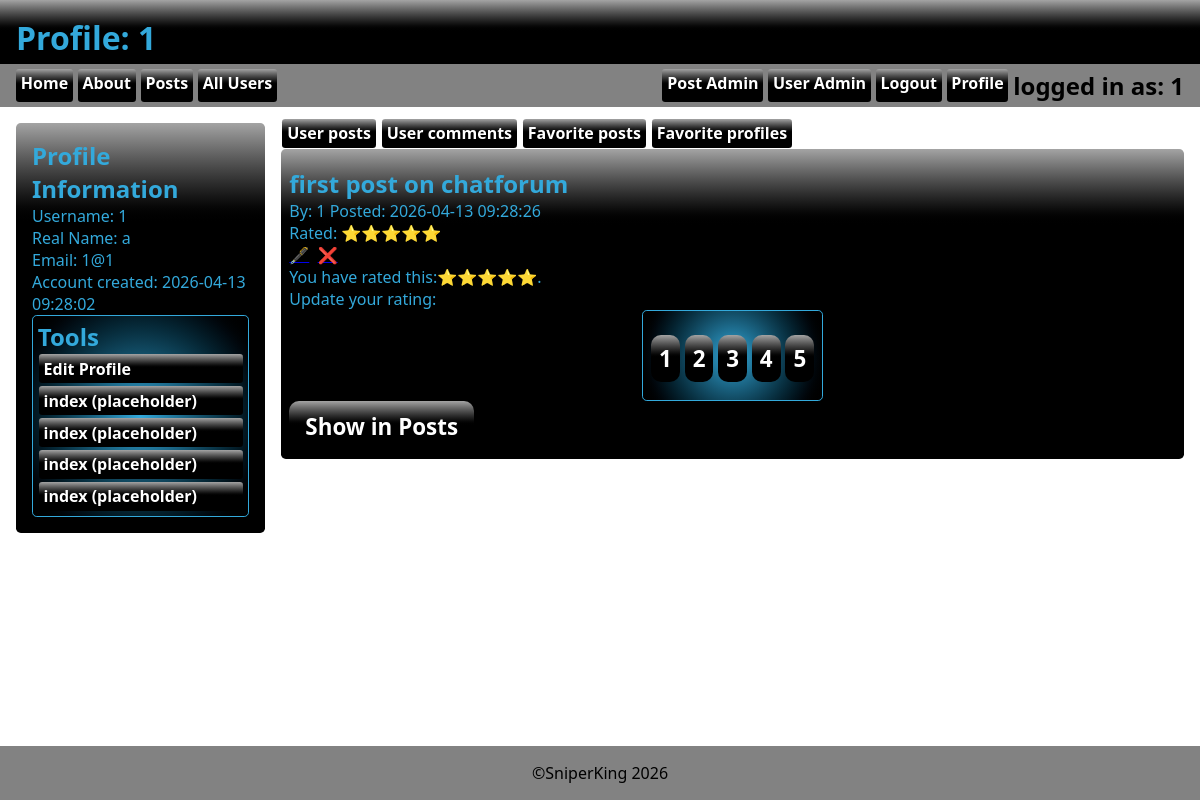
Page /profile.php?changetofavpost&profid=1 (signed in) on the committed database.
### tables this page shows
CREATE TABLE `tbl_user` (
  `id` int(11) NOT NULL,
  `created` timestamp NOT NULL DEFAULT current_timestamp(),
  `lastlogin` timestamp NOT NULL DEFAULT current_timestamp(),
  `mail` varchar(255) NOT NULL,
  `password` varchar(255) NOT NULL,
  `realname` varchar(255) NOT NULL,
  `userlevel` int(11) NOT NULL DEFAULT 10,
  `username` varchar(255) NOT NULL,
  `profileimageid` int(11) DEFAULT NULL
);

CREATE TABLE `tbl_posts` (
  `id` int(11) NOT NULL,
  `created` timestamp NOT NULL DEFAULT current_timestamp(),
  `parentid` int(11) NOT NULL,
  `parenttype` varchar(255) NOT NULL,
  `rating` int(11) NOT NULL,
  `text` text NOT NULL,
  `topic` varchar(255) NOT NULL,
  `userid` int(11) NOT NULL,
  `postimageid` int(11) DEFAULT NULL
);

### asset.php (called while the page is built, shortened)
<?php
$db_host="localhost";
$db_user="root";
$db_pass="";
$db_name="chatforum";
$conn=mysqli_connect($db_host, $db_user, $db_pass, $db_name);
function hasrated($revid){
    global $conn;
    $userid=$_SESSION['id'];
    $sql="SELECT * FROM tbl_reviews WHERE userid=$userid AND revid=$revid";
    $result=mysqli_query($conn, $sql);
    if(mysqli_num_rows($result)>0){
        return true;
    }else{
        return false;
    }
}
function isLevel($level){
    if(isset($_SESSION['level'])){
        if(intval($_SESSION['level'])>=$level){
            return true;
        }else{
            return false;
        }
    }else{
        return false;
    }
}
function showpersonalscore($revid){
    global $conn;
    $userid=$_SESSION['id'];
    $sql="SELECT score FROM tbl_reviews WHERE userid=$userid AND revid=$revid";
    $result=mysqli_query($conn, $sql);
    if(mysqli_num_rows($result)>0){
        $row=mysqli_fetch_assoc($result);
        $retStr="";
        for($vdo=0;$vdo<$row['score'];$vdo++){
            $retStr.="⭐";
        }
        return $retStr;
    }else{
        return "Not rated yet";
    }
}
function showRating($revid){
    global $conn;
    if (mysqli_num_rows(mysqli_query($conn, "SELECT * FROM tbl_reviews WHERE revid='$revid' LIMIT 1")) > 0) {
        $sql="SELECT AVG(score) as rating FROM tbl_reviews WHERE revid='$revid'";
        $result=mysqli_query($conn, $sql);
        $row=mysqli_fetch_assoc($result);
        $rating=$row['rating'];
        $sql="UPDATE tbl_posts SET rating=$rating WHERE id=$revid";
        $number=intval(round($row['rating']));
        $retStr="";
        for($vdo=0;$vdo<$number;$vdo++){
            $retStr.="⭐";
        }
        return $retStr;
    } else {
        return false;
    }
}
function getUsername(){
    global $conn;
    $userid=$_SESSION['id'];
    $sql="SELECT username FROM tbl_user WHERE id=$userid";
    $result=mysqli_query($conn, $sql);
    $row=mysqli_fetch_assoc($result);
    if(mysqli_num_rows($result)>0){
        return $row['username'];
    }else{
        return "Guest";
    }
}
function getUsername2($uid){
    global $conn;
    $sql="SELECT username FROM tbl_user WHERE id=$uid";
    $result=mysqli_query($conn, $sql);
    $row=mysqli_fetch_assoc($result);
    if(mysqli_num_rows($result)>0){
        return $row['username'];
    }else{
        return "Guest";
    }
}
function getRealname2($uid){
    global $conn;
    $userid=$uid;
    $sql="SELECT realname FROM tbl_user WHERE id=$userid";
    $result=mysqli_query($conn, $sql);
    $row=mysqli_fetch_assoc($result);
    if(mysqli_num_rows($result)>0){
        return $row['realname'];
    }else{
        return null;
    }
}
function getMail(){
    global $conn;
    $userid=$_SESSION['id'];
    $sql="SELECT mail FROM tbl_user WHERE id=$userid";
    $result=mysqli_query($conn, $sql);
    $row=mysqli_fetch_assoc($result);
    if(mysqli_num_rows($result)>0){
        return $row['mail'];
    }else{
        return null;
    }
}
function getCreated2($uid){
    global $conn;
    $userid=$uid;
    $sql="SELECT created FROM tbl_user WHERE id=$userid";
    $result=mysqli_query($conn, $sql);
    $row=mysqli_fetch_assoc($result);
    if(mysqli_num_rows($result)>0){
        return $row['created'];
    }else{
        return null;
    }
}
?>

### profile.php (the view, shortened to what this page needs)
<?php require_once("asset.php"); ?>
<?php
if(isset($_GET["profid"])) {
    $profid = $_GET["profid"];
} elseif(isset($_POST["profid"])) {
    $profid = $_POST["profid"];
} else {
    $profid = $_SESSION['id'];
}
?>
<html lang="en">
<head>
    <link rel="stylesheet" href="style.css">
</head>
<body>
    <header>
        <h1>Profile: <?=getUsername2($profid)?></h1>
    </header>
    <?php require_once("_nav.php"); ?>
    <main>
        <div class="profilecontainer">
            <div class="profilespot">
                <h2>Profile Information</h2>
                <p>Username: <?=getUsername2($profid)?></p>
                <p>Real Name: <?=getRealname2($profid) ? getRealname2($profid) : "Not provided" ?></p>
                <p>Email: <?=getMail($profid) ? getMail($profid) : "Not provided" ?></p>
                <p>Account created: <?=getCreated2($profid)?></p>
                <div class="profiletoolscontainer">
                    <?php if($profid == $_SESSION['id']){?>
                    <h2>Tools</h2>
                    <?php } ?>
                    <div class="profiletools">
                        <?php if($profid == $_SESSION['id']){?>
                        <a href="useradmin.php?edit=<?=$profid?>&from=profile">Edit Profile</a>
                        <a href="index.php">index (placeholder)</a>
                        <a href="index.php">index (placeholder)</a>
                        <a href="index.php">index (placeholder)</a>
                        <a href="index.php">index (placeholder)</a>
                        <?php } ?>
                    </div>
                </div>
            </div>
            <div class="uposts">
                <div class="toptabs">
                    <a href="profile.php?profid=<?=$profid?>" class="toptab">User posts</a>
                    <a href="profile.php?changetocom&profid=<?=$profid?>" class="toptab">User comments</a>
                    <?php if($_SESSION['id'] == $profid){ ?>
                       <a href="profile.php?changetofavpost&profid=<?=$profid?>" class="toptab">Favorite posts</a>
                       <a href="profile.php?changetofavprof&profid=<?=$profid?>" class="toptab">Favorite profiles</a>
                    <?php }; ?>
                </div>
                <div class="theposts">
                    <?php
                        if(isset($_GET["changetofavprof"])){
                            $sql="SELECT * FROM tbl_favorites WHERE userid='$profid' AND favtype='profile' ORDER BY favdate DESC";
                        } elseif(isset($_GET["changetocom"])) {
                            $sql="SELECT * FROM tbl_posts WHERE parentid !='0' AND userid='$profid' ORDER BY created DESC";
                        }elseif(isset($_GET["changetofavpost"])){
                             $sql="SELECT p.* FROM tbl_posts p INNER JOIN tbl_favorites f ON p.id = f.favid WHERE f.userid='$profid' AND f.favtype='post' ORDER BY f.favdate DESC";
                        }else{
                            $sql="SELECT * FROM tbl_posts WHERE parentid='0' AND userid='$profid' ORDER BY rating DESC";
                        };
                        $result=mysqli_query($conn, $sql);
                        while($row=mysqli_fetch_assoc($result)):
                        if(isset($_GET["changetofavprof"])){
                            $favid=$row['favid'];
                            $sql2="SELECT * FROM tbl_user WHERE id='$favid'";
                            $result2=mysqli_query($conn, $sql2);
                            $row2=mysqli_fetch_assoc($result2);
                            $thetext=getUsername2($row2['id']);
                        } elseif(isset($_GET["changetocom"])) {
                            $thetext=truncateText($row['text'],16);
                        } else {
                            $thetext=$row['topic'];
                        }?>
                        <details>
                            <summary>
                                <div>
                                    <h2 class="headtopic"><?=$thetext?></h2>
                                    <?php if(isset($_GET["changetofavprof"])){ ?>
                                        <p>Favorited on: <?=$row['favdate']?></p>
                                    <?php } else {?>
                                    <p>By: <?=getUsername2($row['userid'])?> Posted: <?=$row['created']?></p>
                                    <?php } ?>
                                </div>
                                     <?php if(!isset($_GET["changetofavprof"])){ ?>
                                    <?php if (showRating($row['id']) !== false) { ?>
                                        <div class="ratingdiv">Rated: <?=showRating($row['id'])?> </div>
                                    <?php }else { ?>
                                        <div class="ratingdiv">Not rated yet</div>
                                    <?php } ?>
                                    <?php if(islevel(10)) {
                                        if($_SESSION['id'] == $row['userid']) {
                                        echo "<div><a href='postadmin.php?edit=" . $row['id'] . "&thelink=" . urlencode("profile.php") . "'>🖋️</a>&nbsp;&nbsp;<a href='postadmin.php?del=" . $row['id'] . "&thelink=" . urlencode("profile.php") . "'>❌</a></div>";
                                        };?>
                                        <div id="ratearea">
                                            <?php if(!hasrated($row['id'])){
                                                echo "<p>Rate this:</p>";
                                            }else{
                                                echo "<p>You have rated this:" . showpersonalscore($row['id']) . ".<br> Update your rating:</p>";
                                            } ?>
                                                <?php if (isset($iscomment)) { ?>
                                                <form class="rate-form" action="profile.php?changetocom&profid=<?=$profid?>" method="POST">
                                                <?php }else{  ?>
                                                <form class="rate-form" action="profile.php?profid=<?=$profid?>" method="POST">
                                                <?php } ?>
                                                <button  name="userrating" value="1" class="rate">1</button>
                                                <button  name="userrating" value="2" class="rate">2</button>
                                                <button  name="userrating" value="3" class="rate">3</button>
                                                <button  name="userrating" value="4" class="rate">4</button>
                                                <button  name="userrating" value="5" class="rate">5</button>
                                            </form>
                                        </div>
                                    <?php }; ?>
                                    <?php }; ?>
                                    <?php if (isset($_GET['changetofavprof'])) {?>
                                            <a href="profile.php?profid=<?=$row['favid']?>" class="addpost">Show Profile</a>
                                    <?php } elseif(isset($iscomment)) { ?>
                                            <a href="posts.php?thepost=<?=urlencode($row['parentid'])?>&profilecom&profid=<?=$profid?>" class="addpost">Show in Posts</a>
                                    <?php } else { ?>
                                            <a href="posts.php?thepost=<?=urlencode($row['id'])?>&profile&profid=<?=$profid?>" class="addpost">Show in Posts</a>
                                    <?php }; ?>
                            </summary>
                        </details>
                        <?php endwhile;?>
                </div>
            </div>
        </div>
    </main>
<?php require_once("_footer.php"); ?>
</body>
</html>

### _nav.php
<nav>
    <?php require_once("asset.php"); ?>
    <a href="index.php">Home</a>
    <a href="about.php">About</a>
    <a href="posts.php">Posts</a>
    <?php if(isLevel(10)):?>
        <a href="profiles.php">All Users</a>
    <?php endif; ?>
    <div class="fill"></div>
    <?php if(isLevel(1000)):?>
        <a href="postadmin.php">Post Admin</a>
        <?php if(isLevel(10000)){?>
        <a href="useradmin.php">User Admin</a>
    <?php }endif; ?>
    <?php if(!isLevel(10)){?>
    <a href="register.php?thelink=<?=urlencode($_SERVER['REQUEST_URI'])?>">Register</a>
    <button class="loginbttn" popovertarget="login">Login</button>
    <?php }else{ ?>
    <a href="_login.php?logout=1&thelink=<?=urlencode($_SERVER['REQUEST_URI'])?>">Logout</a>
    <a href="profile.php">Profile</a>
    <div class="userinfo">
        <h2>logged in as: <?=getUsername()?></h2>
    <?php } ?>
</nav>

### style.css (style rules this page uses)
:root { --clr_back_header:oklch(0% 0 0); --clr_header:oklch(69.244% 0.12452 231.268); --clr_back_nav:oklch(60.662% 0.00007 271.152); --clr_back_footer:var(--clr_back_nav); }
*, *:before, *:after { margin: 0; padding: 0; box-sizing: border-box; }
body { height:100dvh; display:flex; flex-direction: column; font-family: system-ui, sans-serif; }
header { background: linear-gradient(to bottom, oklch(71.871% 0.00008 271.152),var(--clr_back_header) ,var(--clr_back_header)); color:var(--clr_header); height:4rem; padding: 1rem; }
main { flex-grow: 5; display:flex; flex-direction: column; gap:1rem; padding-top: 1rem; }
summary { display:flex; width:100%; background: linear-gradient(to bottom, oklch(71.871% 0.00008 271.152),var(--clr_back_header),var(--clr_back_header),var(--clr_back_header) ,var(--clr_back_header)); border-radius: .3rem; color: var(--clr_header); padding: .5rem; flex-direction: column; }
@media (min-width: 768px) { details { width: 50%; margin-left: auto; margin-right: auto; } }
:root { --formborder: rgb(0, 0, 0, .5); --formback: rgb(0, 0, 0, .1); --formlabelcolor: rgb(0, 0, 0, .6) }
form { position: relative; display: flex; flex-direction: column; width: 100%; padding: .5rem; background: var(--formback); border-radius: .6rem; margin-left: auto; margin-right: auto; }
input[type="submit"], input[type="button"], button { margin-top: 1rem; margin-bottom: .6rem; padding: .5rem; }
.headtopic { padding-top:10px; width:100%; word-wrap: break-word; overflow-wrap: break-word; word-break: break-word; white-space: normal; }
.rate-form { border:solid 1px var(--clr_header); border-radius: .3rem; position: relative; padding: none; background: radial-gradient(circle, var(--clr_header), var(--clr_back_header)); margin-left: none; margin-right: none; width:fit-content; display:flex; flex-direction: row; gap:.3rem; height:fit-content; }
.profilecontainer { display:flex; gap:1rem; margin-left: 1rem; margin-right:1rem; }
@media (min-width: 768px) { .profilecontainer { flex-direction: row; } }
.profilespot { background: linear-gradient(to bottom, oklch(71.871% 0.00008 271.152),var(--clr_back_header),var(--clr_back_header),var(--clr_back_header) ,var(--clr_back_header)); padding: 1rem; border-radius: .3rem; color: var(--clr_header); max-width:50rem; height:fit-content; }
.profiletoolscontainer { border: 1px solid var(--clr_header); border-radius: .3rem; padding:.3rem; display:flex; flex-direction: column; justify-content: column; background: radial-gradient(circle, var(--clr_header), var(--clr_back_header)); }

### rows in the picture
tbl_user: username "1", realname "a", mail "1@1", created "2026-04-13 09:28:02"
tbl_posts: topic "first post on chatforum", userid "1", created "2026-04-13 09:28:26", id "⭐⭐⭐⭐⭐"
